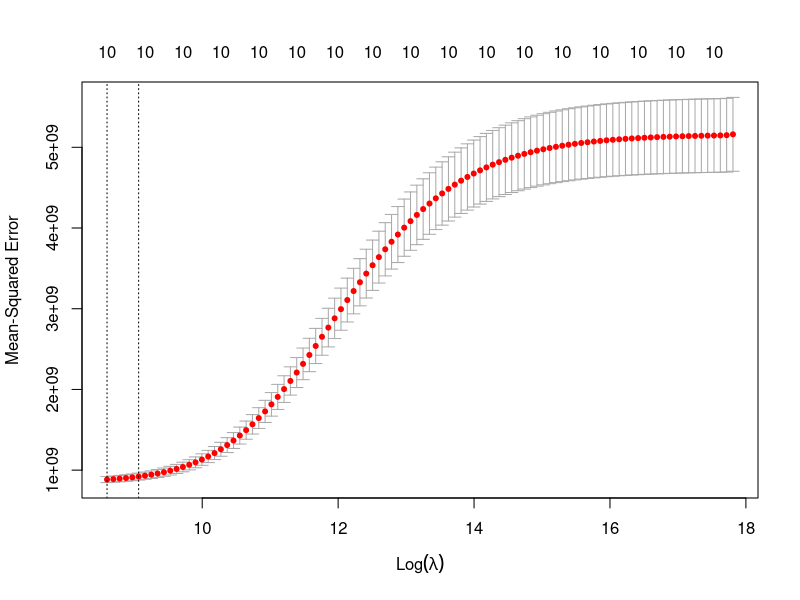
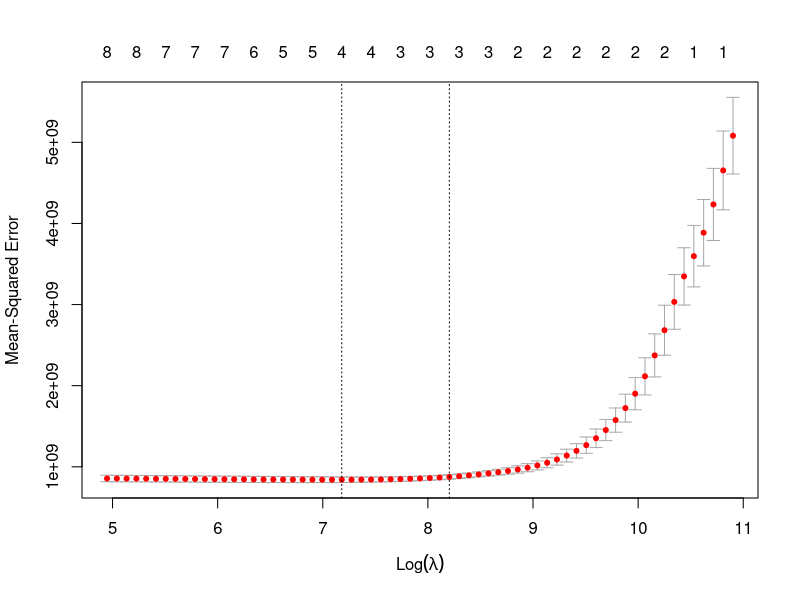

Generate these figures, in order, with R:
## ---- chunk 1
library(tidyverse)
library(glmnet) # для регуляризации
## ---- chunk 2
cpi <- readxl::read_xlsx('data/cpi.xlsx')
str(cpi)
## ---- chunk 3
cpi %>% select(-group) -> cpi
## ---- chunk 4
y <- cpi$prodazhi
## ---- chunk 5
X <- as.matrix(cpi %>% select(-prodazhi))
## ---- chunk 6
model_ridge <- cv.glmnet(x = X, y = y, alpha = 0)
## ---- chunk 7
plot(model_ridge)
## ---- chunk 8
coef(model_ridge, s = 'lambda.min') # для модели с минимальной ошибкой
coef(model_ridge, s = 'lambda.1se') # для модели с ошибкой на 1 SE большее от минимальной
## ---- chunk 9
model_lasso <- cv.glmnet(x = X, y = y, alpha = 1)
## ---- chunk 10
plot(model_lasso)
## ---- chunk 11
coef(model_lasso, s = 'lambda.min') # для модели с минимальной ошибкой
coef(model_lasso, s = 'lambda.1se') # для модели с ошибкой на 1 SE большее от минимальной
